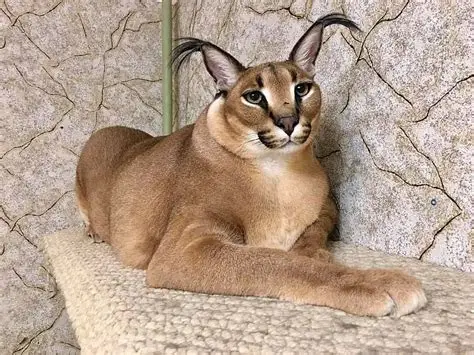
#> input picture 28/caracal.webp, 474 x 355 px, found by its file name
$ python 28.py
#> lines starting #> are read from the running program, lines starting #| are printed output that depends on the picture; after the words box and inside, x2 and y2 are one past the last pixel; in counts of white or black regions, pixels touching at a corner belong together
import cv2 as cv
import numpy

imagemOriginal = cv.imread('C:/enviroment/learningOpenCV/28/caracal.webp')
#> imagemOriginal is the input picture: shape (355, 474, 3); mean B, G, R 143.1, 160.1, 181.7
imagemCinza = cv.cvtColor(imagemOriginal, cv.COLOR_BGR2GRAY)
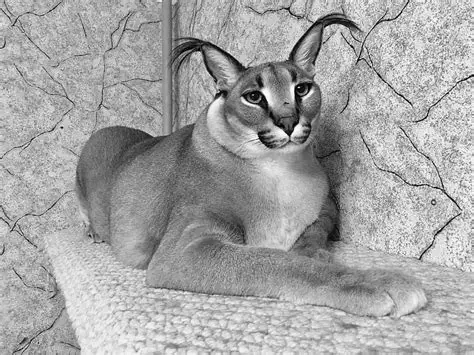
#> imagemCinza: shape (355, 474); min 0, max 255, mean 164.6

imagemComBlur = cv.GaussianBlur(imagemCinza, (3,3), 0)
limiarCalculado, imagemLimiarizada = cv.threshold(imagemComBlur, 10, 255, cv.THRESH_BINARY + cv.THRESH_OTSU)
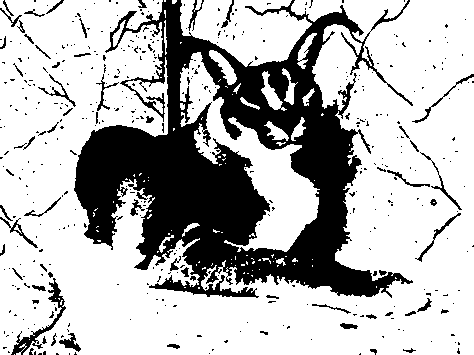
#> imagemLimiarizada: shape (355, 474); 71.5% white; 443 black regions (382 under 20 px), largest, box (x1, y1, x2, y2) and area: (74, 0, 413, 298) 42662, (11, 278, 66, 355) 643, (415, 213, 461, 262) 192
#> limiarCalculado = 149

print(limiarCalculado)
#| 149.0

cv.imshow("Imagem original", imagemOriginal)
cv.imshow("Imagem cinza", imagemCinza)
cv.imshow("Imagem limiar", imagemLimiarizada)
cv.imwrite('C:/enviroment/learningOpenCV/28/imagemcinza.png', imagemCinza)
cv.imwrite('C:/enviroment/learningOpenCV/28/imagemlimiarizada.png', imagemLimiarizada)


cv.waitKey(0)
cv.destroyAllWindows()
